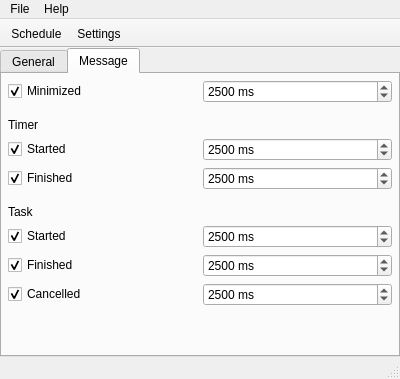
<?xml version="1.0" encoding="UTF-8"?>
<ui version="4.0">
 <class>MainScheduler</class>
 <widget class="QMainWindow" name="MainScheduler">
  <property name="geometry">
   <rect>
    <x>0</x>
    <y>0</y>
    <width>400</width>
    <height>379</height>
   </rect>
  </property>
  <property name="windowTitle">
   <string>AutoBatchScheduler</string>
  </property>
  <widget class="QWidget" name="centralWidget">
   <layout class="QVBoxLayout" name="verticalLayout_4">
    <property name="spacing">
     <number>0</number>
    </property>
    <property name="leftMargin">
     <number>0</number>
    </property>
    <property name="topMargin">
     <number>0</number>
    </property>
    <property name="rightMargin">
     <number>0</number>
    </property>
    <property name="bottomMargin">
     <number>0</number>
    </property>
    <item>
     <widget class="QStackedWidget" name="optionStackedWidget">
      <property name="currentIndex">
       <number>1</number>
      </property>
      <widget class="QWidget" name="table">
       <layout class="QVBoxLayout" name="verticalLayout_2">
        <property name="spacing">
         <number>0</number>
        </property>
        <property name="leftMargin">
         <number>0</number>
        </property>
        <property name="topMargin">
         <number>0</number>
        </property>
        <property name="rightMargin">
         <number>0</number>
        </property>
        <property name="bottomMargin">
         <number>0</number>
        </property>
        <item>
         <widget class="StartupTable" name="startupTableWidget">
          <property name="frameShape">
           <enum>QFrame::NoFrame</enum>
          </property>
          <property name="selectionBehavior">
           <enum>QAbstractItemView::SelectRows</enum>
          </property>
         </widget>
        </item>
       </layout>
      </widget>
      <widget class="QWidget" name="startupgeneral">
       <layout class="QHBoxLayout" name="horizontalLayout_2">
        <property name="spacing">
         <number>0</number>
        </property>
        <property name="leftMargin">
         <number>0</number>
        </property>
        <property name="topMargin">
         <number>0</number>
        </property>
        <property name="rightMargin">
         <number>0</number>
        </property>
        <property name="bottomMargin">
         <number>0</number>
        </property>
        <item>
         <widget class="QTabWidget" name="tabWidget">
          <property name="tabPosition">
           <enum>QTabWidget::North</enum>
          </property>
          <property name="currentIndex">
           <number>1</number>
          </property>
          <widget class="QWidget" name="settingservice">
           <attribute name="title">
            <string>General</string>
           </attribute>
           <layout class="QVBoxLayout" name="verticalLayout_3">
            <property name="spacing">
             <number>12</number>
            </property>
            <property name="leftMargin">
             <number>6</number>
            </property>
            <property name="topMargin">
             <number>6</number>
            </property>
            <property name="rightMargin">
             <number>6</number>
            </property>
            <property name="bottomMargin">
             <number>6</number>
            </property>
            <item>
             <widget class="QCheckBox" name="minimizeLaunchCheckBox">
              <property name="text">
               <string>Store window in the task tray on startup</string>
              </property>
             </widget>
            </item>
            <item>
             <layout class="QGridLayout" name="gridLayout">
              <property name="topMargin">
               <number>0</number>
              </property>
              <property name="horizontalSpacing">
               <number>0</number>
              </property>
              <item row="1" column="0">
               <widget class="QLabel" name="label_9">
                <property name="sizePolicy">
                 <sizepolicy hsizetype="Preferred" vsizetype="Preferred">
                  <horstretch>0</horstretch>
                  <verstretch>0</verstretch>
                 </sizepolicy>
                </property>
                <property name="text">
                 <string>Theme</string>
                </property>
               </widget>
              </item>
              <item row="2" column="0">
               <widget class="QLabel" name="label">
                <property name="text">
                 <string>Window Font</string>
                </property>
               </widget>
              </item>
              <item row="2" column="2">
               <widget class="QSpinBox" name="windowFontSizeSpinBox">
                <property name="sizePolicy">
                 <sizepolicy hsizetype="Fixed" vsizetype="Fixed">
                  <horstretch>0</horstretch>
                  <verstretch>0</verstretch>
                 </sizepolicy>
                </property>
                <property name="minimum">
                 <number>1</number>
                </property>
                <property name="value">
                 <number>9</number>
                </property>
               </widget>
              </item>
              <item row="2" column="1">
               <widget class="QFontComboBox" name="windowFontComboBox"/>
              </item>
              <item row="1" column="1" colspan="2">
               <widget class="QComboBox" name="themeComboBox">
                <item>
                 <property name="text">
                  <string>Default</string>
                 </property>
                </item>
                <item>
                 <property name="text">
                  <string>Light</string>
                 </property>
                </item>
                <item>
                 <property name="text">
                  <string>Dark</string>
                 </property>
                </item>
               </widget>
              </item>
              <item row="3" column="0">
               <spacer name="verticalSpacer_5">
                <property name="orientation">
                 <enum>Qt::Vertical</enum>
                </property>
                <property name="sizeType">
                 <enum>QSizePolicy::Fixed</enum>
                </property>
                <property name="sizeHint" stdset="0">
                 <size>
                  <width>20</width>
                  <height>8</height>
                 </size>
                </property>
               </spacer>
              </item>
              <item row="4" column="0">
               <widget class="QLabel" name="label_2">
                <property name="text">
                 <string>Language</string>
                </property>
               </widget>
              </item>
              <item row="4" column="1" colspan="2">
               <widget class="QComboBox" name="languageComboBox"/>
              </item>
             </layout>
            </item>
            <item>
             <spacer name="verticalSpacer_2">
              <property name="orientation">
               <enum>Qt::Vertical</enum>
              </property>
              <property name="sizeHint" stdset="0">
               <size>
                <width>20</width>
                <height>40</height>
               </size>
              </property>
             </spacer>
            </item>
           </layout>
          </widget>
          <widget class="QWidget" name="settingmessage">
           <attribute name="title">
            <string>Message</string>
           </attribute>
           <layout class="QVBoxLayout" name="verticalLayout">
            <property name="leftMargin">
             <number>6</number>
            </property>
            <property name="topMargin">
             <number>6</number>
            </property>
            <property name="rightMargin">
             <number>6</number>
            </property>
            <property name="bottomMargin">
             <number>6</number>
            </property>
            <item>
             <layout class="QGridLayout" name="gridLayout_2">
              <property name="topMargin">
               <number>0</number>
              </property>
              <item row="7" column="0">
               <widget class="QCheckBox" name="taskStartShowCheckBox">
                <property name="text">
                 <string>Started</string>
                </property>
                <property name="checked">
                 <bool>true</bool>
                </property>
               </widget>
              </item>
              <item row="0" column="0">
               <widget class="QCheckBox" name="minimizeShowCheckBox">
                <property name="text">
                 <string>Minimized</string>
                </property>
                <property name="checked">
                 <bool>true</bool>
                </property>
               </widget>
              </item>
              <item row="5" column="0">
               <spacer name="verticalSpacer_4">
                <property name="orientation">
                 <enum>Qt::Vertical</enum>
                </property>
                <property name="sizeType">
                 <enum>QSizePolicy::Fixed</enum>
                </property>
                <property name="sizeHint" stdset="0">
                 <size>
                  <width>20</width>
                  <height>9</height>
                 </size>
                </property>
               </spacer>
              </item>
              <item row="9" column="0">
               <widget class="QCheckBox" name="taskUnselectShowCheckBox">
                <property name="text">
                 <string>Cancelled</string>
                </property>
                <property name="checked">
                 <bool>true</bool>
                </property>
               </widget>
              </item>
              <item row="9" column="1">
               <widget class="QSpinBox" name="taskUnselectSpinBox">
                <property name="suffix">
                 <string> ms</string>
                </property>
                <property name="minimum">
                 <number>500</number>
                </property>
                <property name="maximum">
                 <number>1000000</number>
                </property>
                <property name="singleStep">
                 <number>100</number>
                </property>
                <property name="value">
                 <number>2500</number>
                </property>
               </widget>
              </item>
              <item row="7" column="1">
               <widget class="QSpinBox" name="taskStartSpinBox">
                <property name="suffix">
                 <string> ms</string>
                </property>
                <property name="minimum">
                 <number>500</number>
                </property>
                <property name="maximum">
                 <number>1000000</number>
                </property>
                <property name="singleStep">
                 <number>100</number>
                </property>
                <property name="value">
                 <number>2500</number>
                </property>
               </widget>
              </item>
              <item row="8" column="1">
               <widget class="QSpinBox" name="taskEndSpinBox">
                <property name="suffix">
                 <string> ms</string>
                </property>
                <property name="minimum">
                 <number>500</number>
                </property>
                <property name="maximum">
                 <number>1000000</number>
                </property>
                <property name="singleStep">
                 <number>100</number>
                </property>
                <property name="value">
                 <number>2500</number>
                </property>
               </widget>
              </item>
              <item row="8" column="0">
               <widget class="QCheckBox" name="taskEndShowCheckBox">
                <property name="text">
                 <string>Finished</string>
                </property>
                <property name="checked">
                 <bool>true</bool>
                </property>
               </widget>
              </item>
              <item row="4" column="0">
               <widget class="QCheckBox" name="timerStopShowCheckBox">
                <property name="text">
                 <string>Finished</string>
                </property>
                <property name="checked">
                 <bool>true</bool>
                </property>
               </widget>
              </item>
              <item row="0" column="1">
               <widget class="QSpinBox" name="minimizeSpinBox">
                <property name="suffix">
                 <string> ms</string>
                </property>
                <property name="minimum">
                 <number>500</number>
                </property>
                <property name="maximum">
                 <number>1000000</number>
                </property>
                <property name="singleStep">
                 <number>100</number>
                </property>
                <property name="value">
                 <number>2500</number>
                </property>
               </widget>
              </item>
              <item row="3" column="0">
               <widget class="QCheckBox" name="timerStartShowCheckBox">
                <property name="text">
                 <string>Started</string>
                </property>
                <property name="checked">
                 <bool>true</bool>
                </property>
               </widget>
              </item>
              <item row="1" column="0">
               <spacer name="verticalSpacer_3">
                <property name="orientation">
                 <enum>Qt::Vertical</enum>
                </property>
                <property name="sizeType">
                 <enum>QSizePolicy::Fixed</enum>
                </property>
                <property name="sizeHint" stdset="0">
                 <size>
                  <width>20</width>
                  <height>9</height>
                 </size>
                </property>
               </spacer>
              </item>
              <item row="4" column="1">
               <widget class="QSpinBox" name="timerStopSpinBox">
                <property name="suffix">
                 <string> ms</string>
                </property>
                <property name="minimum">
                 <number>500</number>
                </property>
                <property name="maximum">
                 <number>1000000</number>
                </property>
                <property name="singleStep">
                 <number>100</number>
                </property>
                <property name="value">
                 <number>2500</number>
                </property>
               </widget>
              </item>
              <item row="3" column="1">
               <widget class="QSpinBox" name="timerStartSpinBox">
                <property name="suffix">
                 <string> ms</string>
                </property>
                <property name="minimum">
                 <number>500</number>
                </property>
                <property name="maximum">
                 <number>1000000</number>
                </property>
                <property name="singleStep">
                 <number>100</number>
                </property>
                <property name="value">
                 <number>2500</number>
                </property>
               </widget>
              </item>
              <item row="2" column="0">
               <widget class="QLabel" name="label_3">
                <property name="text">
                 <string>Timer</string>
                </property>
               </widget>
              </item>
              <item row="6" column="0">
               <widget class="QLabel" name="label_4">
                <property name="text">
                 <string>Task</string>
                </property>
               </widget>
              </item>
             </layout>
            </item>
            <item>
             <spacer name="verticalSpacer">
              <property name="orientation">
               <enum>Qt::Vertical</enum>
              </property>
              <property name="sizeHint" stdset="0">
               <size>
                <width>20</width>
                <height>40</height>
               </size>
              </property>
             </spacer>
            </item>
           </layout>
          </widget>
         </widget>
        </item>
       </layout>
      </widget>
     </widget>
    </item>
   </layout>
  </widget>
  <widget class="QMenuBar" name="menuBar">
   <property name="enabled">
    <bool>true</bool>
   </property>
   <property name="geometry">
    <rect>
     <x>0</x>
     <y>0</y>
     <width>400</width>
     <height>21</height>
    </rect>
   </property>
   <property name="defaultUp">
    <bool>false</bool>
   </property>
   <widget class="QMenu" name="menu">
    <property name="title">
     <string>File</string>
    </property>
    <addaction name="actionExit"/>
   </widget>
   <widget class="QMenu" name="menuHelp">
    <property name="title">
     <string>Help</string>
    </property>
    <addaction name="actionAbout"/>
   </widget>
   <addaction name="menu"/>
   <addaction name="menuHelp"/>
  </widget>
  <widget class="QToolBar" name="mainToolBar">
   <property name="movable">
    <bool>false</bool>
   </property>
   <property name="iconSize">
    <size>
     <width>32</width>
     <height>32</height>
    </size>
   </property>
   <property name="toolButtonStyle">
    <enum>Qt::ToolButtonTextUnderIcon</enum>
   </property>
   <property name="floatable">
    <bool>false</bool>
   </property>
   <attribute name="toolBarArea">
    <enum>TopToolBarArea</enum>
   </attribute>
   <attribute name="toolBarBreak">
    <bool>false</bool>
   </attribute>
   <addaction name="actionSchedule"/>
   <addaction name="actionOption"/>
  </widget>
  <widget class="QStatusBar" name="statusBar"/>
  <action name="actionExit">
   <property name="icon">
    <iconset resource="../../res/resources.qrc">
     <normaloff>:/default_icons/error.png</normaloff>:/default_icons/error.png</iconset>
   </property>
   <property name="text">
    <string>Close</string>
   </property>
   <property name="toolTip">
    <string>Close</string>
   </property>
  </action>
  <action name="actionSchedule">
   <property name="checkable">
    <bool>true</bool>
   </property>
   <property name="checked">
    <bool>false</bool>
   </property>
   <property name="icon">
    <iconset resource="../../res/resources.qrc">
     <normaloff>:/default_icons/app_abs.png</normaloff>:/default_icons/app_abs.png</iconset>
   </property>
   <property name="text">
    <string>Schedule</string>
   </property>
   <property name="toolTip">
    <string>Schedule</string>
   </property>
  </action>
  <action name="actionOption">
   <property name="checkable">
    <bool>true</bool>
   </property>
   <property name="icon">
    <iconset resource="../../res/resources.qrc">
     <normaloff>:/default_icons/settings.png</normaloff>:/default_icons/settings.png</iconset>
   </property>
   <property name="text">
    <string>Settings</string>
   </property>
   <property name="toolTip">
    <string>Settings</string>
   </property>
  </action>
  <action name="actionAbout">
   <property name="text">
    <string>About</string>
   </property>
  </action>
 </widget>
 <layoutdefault spacing="6" margin="11"/>
 <customwidgets>
  <customwidget>
   <class>StartupTable</class>
   <extends>QTableWidget</extends>
   <header>startuptable.h</header>
  </customwidget>
 </customwidgets>
 <resources>
  <include location="../../res/resources.qrc"/>
  <include location="../../res/resources.qrc"/>
  <include location="../../res/resources.qrc"/>
  <include location="../../res/resources.qrc"/>
 </resources>
 <connections/>
</ui>
